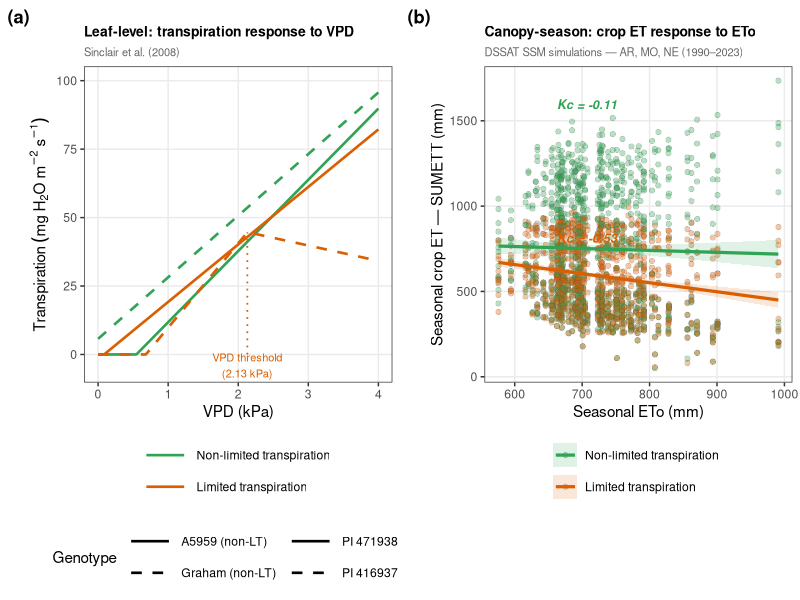
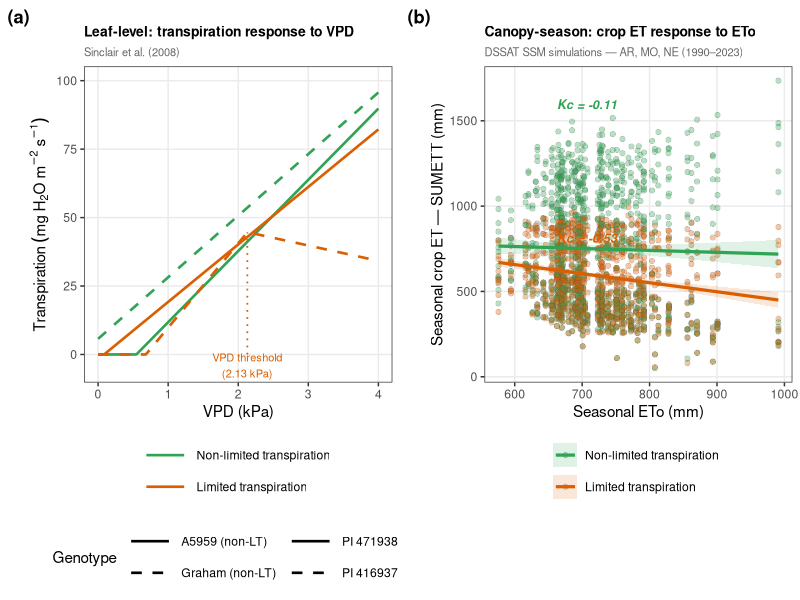

Write R code to recreate these figures, in order.
## Build two-panel bridge figure:
## Panel A — Sinclair et al. (2008) leaf transpiration vs VPD curves
## Panel B — Our seasonal Kc scatter (SUMETT vs ETo) from SSM simulations

setwd("/home/user/LT-trait")

library(dplyr)
library(tidyr)
library(ggplot2)
library(cowplot)
library(readxl)

## ── Panel A: Sinclair transpiration-VPD curves ────────────────────────────────

vpd_seq <- seq(0, 4, by = 0.01)

sinclair <- bind_rows(
  tibble(VPD = vpd_seq, Genotype = "A5959 (non-LT)",
         Tr = -14.2 + 26.0 * VPD),
  tibble(VPD = vpd_seq, Genotype = "Graham (non-LT)",
         Tr = 5.7 + 22.5 * VPD),
  tibble(VPD = vpd_seq, Genotype = "PI 471938 (LT)",
         Tr = -1.8 + 21.0 * VPD),
  tibble(VPD = vpd_seq, Genotype = "PI 416937 (LT)",
         Tr = ifelse(VPD < 2.13,
                     -21.0 + 30.8 * VPD,
                      56.6 -  5.6 * VPD))
) %>%
  mutate(Tr = pmax(0, Tr),
         Type = ifelse(grepl("non-LT", Genotype),
                       "Non-limited transpiration", "Limited transpiration"),
         Type = factor(Type,
                       levels = c("Non-limited transpiration",
                                  "Limited transpiration")),
         Genotype = factor(Genotype,
                           levels = c("A5959 (non-LT)", "Graham (non-LT)",
                                      "PI 471938 (LT)", "PI 416937 (LT)")))

## threshold annotation for PI 416937
threshold <- tibble(x = 2.13, xend = 2.13, y = 0,
                    yend = -21.0 + 30.8 * 2.13)

pA <- ggplot(sinclair, aes(x = VPD, y = Tr,
                           colour = Type, linetype = Genotype)) +
  geom_line(linewidth = 0.9, na.rm = TRUE) +
  geom_segment(data = threshold,
               aes(x = x, xend = xend, y = y, yend = yend),
               inherit.aes = FALSE,
               linetype = "dotted", colour = "#d95f02", linewidth = 0.6) +
  annotate("text", x = 2.13, y = -4, label = "VPD threshold\n(2.13 kPa)",
           size = 2.8, colour = "#d95f02", hjust = 0.5) +
  scale_colour_manual(values = c("Non-limited transpiration" = "#31a354",
                                 "Limited transpiration"      = "#d95f02")) +
  scale_linetype_manual(values = c("A5959 (non-LT)"   = "solid",
                                   "Graham (non-LT)"   = "dashed",
                                   "PI 471938 (LT)"    = "solid",
                                   "PI 416937 (LT)"    = "dashed")) +
  scale_x_continuous(limits = c(0, 4), breaks = 0:4) +
  scale_y_continuous(limits = c(-5, 100), breaks = seq(0, 100, 25)) +
  labs(x = "VPD (kPa)",
       y = expression(Transpiration~(mg~H[2]*O~m^{-2}~s^{-1})),
       colour = NULL, linetype = "Genotype",
       tag = "(a)",
       title = "Leaf-level: transpiration response to VPD",
       subtitle = "Sinclair et al. (2008)") +
  theme_bw(base_size = 11) +
  theme(legend.position   = "bottom",
        legend.box        = "vertical",
        legend.key.width  = unit(1.2, "cm"),
        panel.grid.minor  = element_blank(),
        plot.tag          = element_text(face = "bold"),
        plot.title        = element_text(face = "bold", size = 10),
        plot.subtitle     = element_text(colour = "grey40", size = 8)) +
  guides(colour   = guide_legend(order = 1, nrow = 2),
         linetype = guide_legend(order = 2, nrow = 2))

## ── Panel B: Seasonal Kc scatter from SSM simulations ────────────────────────

eto_seasonal <- read.csv("nasapower_ETo_seasonal.csv")
ssm.model    <- read_excel("SoybeanSSM_sims2.xlsx")

ssm_proc <- ssm.model %>%
  filter(Crop %in% c("SOYBEAN-MG4", "SOYBEAN-LT1.5-MG4",
                     "SOYBEAN-LT1.5-MG3", "SOYBEAN-MG3")) %>%
  mutate(
    Genotype = ifelse(Crop %in% c("SOYBEAN-MG4", "SOYBEAN-MG3"),
                      "Non-limited transpiration", "Limited transpiration"),
    Genotype = factor(Genotype,
                      levels = c("Non-limited transpiration",
                                 "Limited transpiration")),
    State = case_when(
      grepl("AR", Manag, ignore.case = TRUE) ~ "AR",
      grepl("MO", Manag, ignore.case = TRUE) ~ "MO",
      grepl("NE", Manag, ignore.case = TRUE) ~ "NE",
      TRUE ~ NA_character_
    )
  ) %>%
  filter(!is.na(State)) %>%
  rename(Year = Pyear)

merged <- ssm_proc %>%
  left_join(eto_seasonal, by = c("State", "Year")) %>%
  filter(!is.na(ETo_season_mm), !is.na(SUMETT))

kc_slopes <- merged %>%
  group_by(Genotype) %>%
  summarise(
    slope    = coef(lm(SUMETT ~ ETo_season_mm))[["ETo_season_mm"]],
    intercept = coef(lm(SUMETT ~ ETo_season_mm))[["(Intercept)"]],
    x_pos    = quantile(ETo_season_mm, 0.15, na.rm = TRUE),
    y_pos    = max(SUMETT, na.rm = TRUE) * c(0.92, 0.82)[cur_group_id()],
    .groups  = "drop"
  ) %>%
  mutate(label = paste0("Kc = ", round(slope, 2)))

pB <- ggplot(merged, aes(x = ETo_season_mm, y = SUMETT,
                         colour = Genotype, fill = Genotype)) +
  geom_point(alpha = 0.35, shape = 21, size = 1.8,
             stroke = 0.2, colour = "grey30") +
  geom_smooth(method = "lm", se = TRUE, linewidth = 1.1, alpha = 0.15) +
  geom_text(data = kc_slopes,
            aes(x = x_pos, y = y_pos, label = label, colour = Genotype),
            size = 3.2, fontface = "bold.italic", show.legend = FALSE,
            hjust = 0) +
  scale_colour_manual(values = c("Non-limited transpiration" = "#31a354",
                                 "Limited transpiration"      = "#d95f02")) +
  scale_fill_manual(values   = c("Non-limited transpiration" = "#31a354",
                                 "Limited transpiration"      = "#d95f02")) +
  scale_x_continuous(breaks = scales::breaks_pretty(4)) +
  scale_y_continuous(breaks = scales::breaks_pretty(4)) +
  labs(x = "Seasonal ETo (mm)",
       y = "Seasonal crop ET — SUMETT (mm)",
       colour = NULL, fill = NULL,
       tag = "(b)",
       title = "Canopy-season: crop ET response to ETo",
       subtitle = "DSSAT SSM simulations — AR, MO, NE (1990–2023)") +
  theme_bw(base_size = 11) +
  theme(legend.position  = "bottom",
        legend.box       = "vertical",
        panel.grid.minor = element_blank(),
        plot.tag         = element_text(face = "bold"),
        plot.title       = element_text(face = "bold", size = 10),
        plot.subtitle    = element_text(colour = "grey40", size = 8)) +
  guides(colour = guide_legend(nrow = 2),
         fill   = guide_legend(nrow = 2))

## ── Combine panels ────────────────────────────────────────────────────────────

p_bridge <- plot_grid(pA, pB, ncol = 2, align = "h", axis = "tb",
                      rel_widths = c(1, 1))

ggsave("Fig_bridge_sinclair_vs_kc.png",  plot = p_bridge,
       width = 24, height = 14, units = "cm", dpi = 150, bg = "white")
ggsave("Fig_bridge_sinclair_vs_kc.tiff", plot = p_bridge,
       width = 24, height = 14, units = "cm", dpi = 300,
       compression = "lzw", bg = "white")

message("Saved: Fig_bridge_sinclair_vs_kc (.png + .tiff)")
